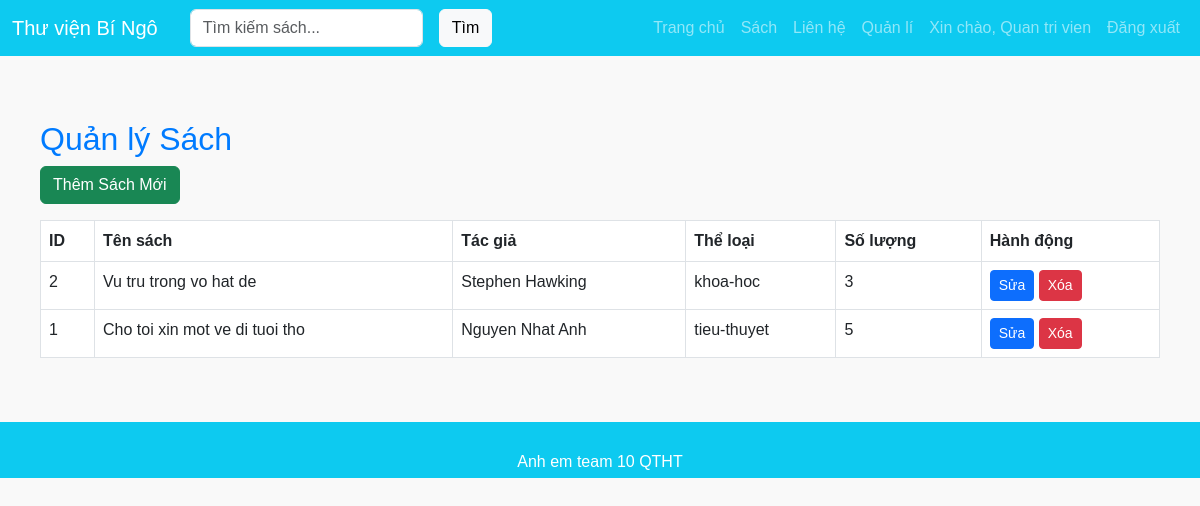
The app's page /admin/manage-books (signed in), older data.
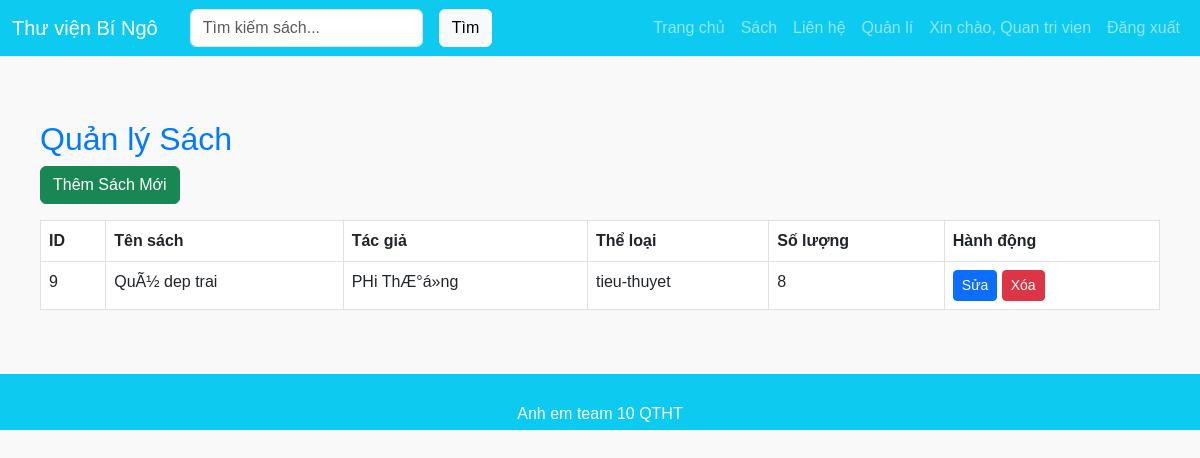
The same page, newer data.
### tables this page shows
CREATE TABLE `sach` (
  `id` int(11) NOT NULL AUTO_INCREMENT,
  `tensach` varchar(255) NOT NULL,
  `gia` decimal(10,2) DEFAULT 0.00 COMMENT 'Giá sách (nếu có)',
  `mota` text DEFAULT NULL,
  `anhbia` varchar(255) DEFAULT NULL,
  `theloai` varchar(50) DEFAULT NULL COMMENT 'Giữ nguyên từ category cũ',
  `soluong` int(11) NOT NULL DEFAULT 0 COMMENT 'Số lượng sách hiện có',
  `tacgia` varchar(100) DEFAULT NULL,
  `nhaxuatban` varchar(100) DEFAULT NULL,
  `namxuatban` int(11) DEFAULT NULL,
  `isbn` varchar(20) DEFAULT NULL,
  `ngaythem` timestamp NOT NULL DEFAULT current_timestamp(),
  `tags` text DEFAULT NULL COMMENT 'Giữ nguyên từ cũ',
  PRIMARY KEY (`id`)
);

### app/controllers/AdminController.php (called while the page is built, shortened)
<?php
require_once __DIR__ . '/../models/Book.php';
class AdminController
{
    public function manageBooks()
    {
        $books = Book::all();
        include_once __DIR__ . '/../views/admin/manage-books.php';
    }
}
?>

### public/index.php (called while the page is built)
<?php
require_once __DIR__ . '/../routes/web.php';
?>

### app/models/Book.php (called while the page is built, shortened)
<?php
class Book {
    public function __construct($id, $tensach, $gia, $mota, $anhbia, $soluong = 0, $theloai = null, $tacgia = '', $nhaxuatban = '', $namxuatban = null, $tags = '', $ngaythem = null) {
        $this->id = $id;
        $this->tensach = $tensach;
        $this->soluong = $soluong;
        $this->theloai = $theloai;
        $this->tacgia = $tacgia;
    }
    public static function all() {
        $db = Database::getInstance()->getConnection();
        $stmt = $db->query("SELECT * FROM sach ORDER BY id DESC");
        $rows = $stmt->fetchAll(PDO::FETCH_ASSOC);
        $books = [];
        foreach ($rows as $row) {
            $books[] = new Book(
                $row['id'],
                $row['tensach'],
                $row['gia'],
                $row['mota'],
                $row['anhbia'],
                $row['soluong'],
                $row['theloai'],
                $row['tacgia'],
                $row['nhaxuatban'],
                $row['namxuatban'],
                $row['tags'] ?? '',
                $row['ngaythem'] ?? null
            );
        }
        return $books;
    }
}
?>

### app/views/admin/manage-books.php (the view, shortened to what this page needs)
<?php include __DIR__ . '/../layouts/header.php'; ?>
<div class="container">
    <h2>Quản lý Sách</h2>
    <a href="/admin/add-book" class="btn btn-success mb-3">Thêm Sách Mới</a>
    <table class="table table-bordered">
        <thead>
            <tr>
                <th>ID</th>
                <th>Tên sách</th>
                <th>Tác giả</th>
                <th>Thể loại</th>
                <th>Số lượng</th>
                <th>Hành động</th>
            </tr>
        </thead>
        <tbody>
            <?php foreach ($books as $book): ?>
            <tr>
                <td><?= $book->id ?></td>
                <td><?= htmlspecialchars($book->tensach) ?></td>
                <td><?= htmlspecialchars($book->tacgia) ?></td>
                <td><?= htmlspecialchars($book->theloai) ?></td>
                <td><?= $book->soluong ?></td>
                <td>
                    <a href="/admin/edit-book?id=<?= $book->id ?>" class="btn btn-primary btn-sm">Sửa</a>
                    <a href="/admin/delete-book?id=<?= $book->id ?>"
                       class="btn btn-danger btn-sm"
                       onclick="return confirm('Xóa sách này?')">Xóa</a>
                </td>
            </tr>
            <?php endforeach; ?>
        </tbody>
    </table>
</div>
<?php include __DIR__ . '/../layouts/footer.php'; ?>

Row changes from the older to the newer data that the page shows:
removed sach: id "2", tensach "Vu tru trong vo hat de", tacgia "Stephen Hawking", theloai "khoa-hoc", soluong "3"
removed sach: id "1", tensach "Cho toi xin mot ve di tuoi tho", tacgia "Nguyen Nhat Anh", theloai "tieu-thuyet", soluong "5"
added sach: id "9", tensach "QuÃ½ dep trai", tacgia "PHi ThÆ°á»ng", theloai "tieu-thuyet", soluong "8"
